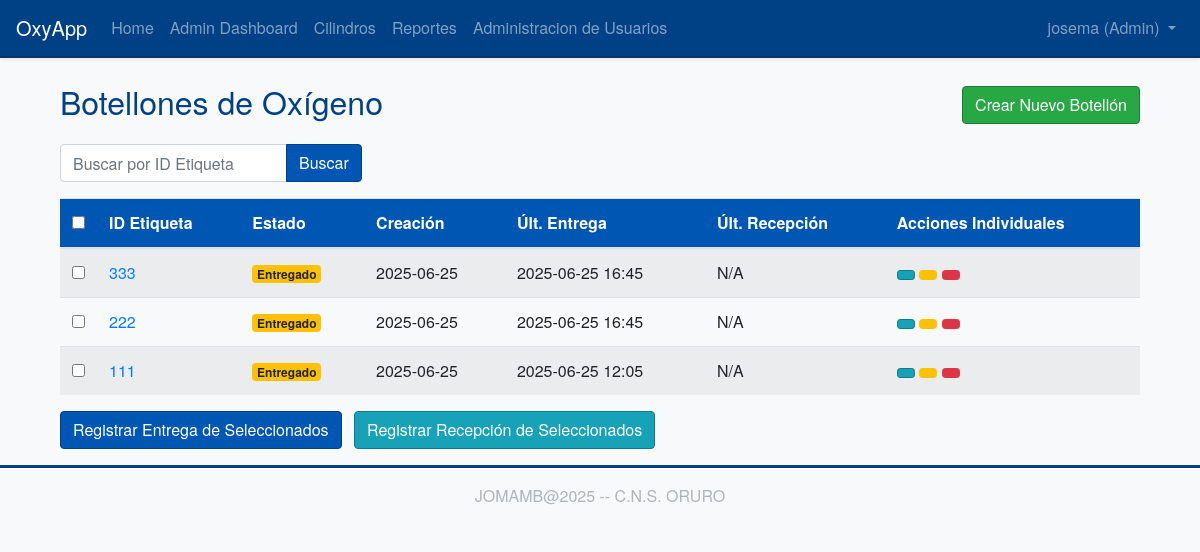
The page /cylinders/ (signed in) on the database its author committed.
### app/models/user.py (models this page shows, shortened)
class User(UserMixin, db.Model):
    __tablename__ = 'user'
    id = db.Column(db.Integer, primary_key=True)
    username = db.Column(db.String(64), index=True, unique=True, nullable=False)
    email = db.Column(db.String(120), index=True, unique=True, nullable=False)
    password_hash = db.Column(db.String(128))
    nombre = db.Column(db.String(64), index=True, nullable=True)
    apellidos = db.Column(db.String(128), index=True, nullable=True)
    role = db.Column(db.String(10), default='user', nullable=False)
    movimientos_registrados = db.relationship(
        'HistorialMovimiento',
        foreign_keys='HistorialMovimiento.user_id', # Especificar explícitamente la FK
        backref=db.backref('usuario', lazy='joined'),
        lazy='dynamic',
        order_by=lambda: desc(HistorialMovimiento.fecha_movimiento) if HistorialMovimiento else 'historial_movimiento.fecha_movimiento DESC' # Lambda para ordenamiento diferido
    )

### app/models/cylinder.py (models this page shows, shortened)
class Cylinder(db.Model):
    __tablename__ = 'cylinder'
    id = db.Column(db.Integer, primary_key=True)
    cylinder_id_tag = db.Column(db.String(64), index=True, unique=True, nullable=False)
    status = db.Column(db.String(64), default='available', nullable=False)
    creation_date = db.Column(db.DateTime, index=True, default=datetime.utcnow)
    reception_date = db.Column(db.DateTime, nullable=True, index=True)
    delivery_date = db.Column(db.DateTime, nullable=True, index=True)
    marca = db.Column(db.String(80), nullable=True)
    color = db.Column(db.String(50), nullable=True)
    numero_serie = db.Column(db.String(80), nullable=True, index=True)
    esta_activo = db.Column(db.Boolean, default=True, nullable=True, index=True)##solo para pruebas
    historial_movimientos = db.relationship(
        'HistorialMovimiento',
        backref='cilindro',
        lazy='dynamic',
        order_by='HistorialMovimiento.fecha_movimiento.desc()'
    )

### app/routes/cylinders.py (the view)
@bp.route('/')
@login_required
def index():
    page = request.args.get('page', 1, type=int)
    query_term = request.args.get('q', None, type=str)
    base_query = Cylinder.query.filter(Cylinder.esta_activo == True) # FILTRO AÑADIDO
    if query_term:
        search_filter = f"%{query_term}%"
        base_query = base_query.filter(Cylinder.cylinder_id_tag.ilike(search_filter))
    cylinders_pagination = base_query.order_by(Cylinder.creation_date.desc()).paginate(
        page=page, per_page=10, error_out=False
    )
    next_url_params = {'page': cylinders_pagination.next_num}
    if query_term: next_url_params['q'] = query_term
    next_url = url_for('cylinders.index', **next_url_params) if cylinders_pagination.has_next else None
    prev_url_params = {'page': cylinders_pagination.prev_num}
    if query_term: prev_url_params['q'] = query_term
    prev_url = url_for('cylinders.index', **prev_url_params) if cylinders_pagination.has_prev else None
    return render_template('cylinders/index.html',
                           title='Botellones de Oxígeno',
                           cylinders=cylinders_pagination.items,
                           next_url=next_url,
                           prev_url=prev_url,
                           pagination=cylinders_pagination,
                           current_query=query_term)

### app/models/user.py (called while the page is built)
@login.user_loader
def load_user(id):
    return User.query.get(int(id))

### app/templates/cylinders/index.html (shortened to what this page needs)
{% extends "base.html" %}
{% block content %}
<div class="container mt-4 printable-area">
    <div class="d-flex justify-content-between align-items-center mb-3 no-print">
        <h2>Botellones de Oxígeno</h2>
        <div>
            <a href="{{ url_for('cylinders.create_cylinder') }}" class="btn btn-success">Crear Nuevo Botellón</a>
        </div>
    </div>
    <form method="GET" action="{{ url_for('cylinders.index') }}" class="form-inline mb-3 no-print">
        <div class="input-group">
            <input type="text" name="q" class="form-control" placeholder="Buscar por ID Etiqueta" value="{{ current_query or '' }}">
            <div class="input-group-append">
                <button type="submit" class="btn btn-primary">Buscar</button>
            </div>
        </div>
    </form>
    <form method="POST" action="{{ url_for('cylinders.process_batch_action_page') }}" id="batchActionForm" class="no-print">
        {% if cylinders %}
        <table class="table table-striped table-hover">
            <thead>
                <tr>
                    <th style="width: 30px;" class="no-print"><input type="checkbox" id="selectAllCheckboxes" title="Seleccionar Todo/Nada"></th>
                    <th>ID Etiqueta</th>
                    <th>Estado</th>
                    <th>Creación</th>
                    <th>Últ. Entrega</th>
                    <th>Últ. Recepción</th>
                    <th class="no-print">Acciones Individuales</th>
                </tr>
            </thead>
            <tbody>
            {% for cylinder in cylinders %}
                <tr>
                    <td class="no-print"><input type="checkbox" name="selected_cylinder_ids" value="{{ cylinder.id }}" class="cylinder-checkbox"></td>
                    <td><a href="{{ url_for('cylinders.view_cylinder', cylinder_id=cylinder.id) }}">{{ cylinder.cylinder_id_tag }}</a></td>
                    <td>
                        <span class="badge badge-{% if cylinder.status == 'available' %}success{% elif cylinder.status == 'delivered' %}warning{% elif cylinder.status == 'received' %}info{% elif cylinder.status == 'maintenance' %}secondary{% elif cylinder.status == 'created' %}primary{% else %}light{% endif %}">
                            {% if cylinder.status == 'available' %}Disponible
                            {% elif cylinder.status == 'delivered' %}Entregado
                            {% elif cylinder.status == 'received' %}Recibido
                            {% elif cylinder.status == 'maintenance' %}Mantenimiento
                            {% elif cylinder.status == 'created' %}Creado
                            {% else %}{{ cylinder.status | title }}
                            {% endif %}
                        </span>
                    </td>
                    <td>{{ cylinder.creation_date.strftime('%Y-%m-%d') if cylinder.creation_date else 'N/A' }}</td>
                    <td>{{ cylinder.delivery_date.strftime('%Y-%m-%d %H:%M') if cylinder.delivery_date else 'N/A' }}</td>
                    <td>{{ cylinder.reception_date.strftime('%Y-%m-%d %H:%M') if cylinder.reception_date else 'N/A' }}</td>
                    <td class="no-print">
                        <a href="{{ url_for('cylinders.view_cylinder', cylinder_id=cylinder.id) }}" class="btn btn-sm btn-info" title="Ver Detalles"></a>
                        <a href="{{ url_for('cylinders.update_cylinder_status', cylinder_id=cylinder.id) }}" class="btn btn-sm btn-warning" title="Actualizar Estado"></a>
                        {% if current_user.role == 'admin' %}
                        <button type="button" class="btn btn-sm btn-danger" title="Eliminar" onclick="confirmDelete('{{ url_for('cylinders.delete_cylinder', cylinder_id=cylinder.id) }}', '{{ cylinder.cylinder_id_tag }}')"></button>
                        {% endif %}
                    </td>
                </tr>
                {% endfor %}
            </tbody>
        </table>
        <div class="mt-3 mb-3 no-print">
            <button type="submit" name="batch_action_type" value="deliver" class="btn btn-primary mr-2">Registrar Entrega de Seleccionados</button>
            <button type="submit" name="batch_action_type" value="receive" class="btn btn-info mr-2">Registrar Recepción de Seleccionados</button>
        </div>
        {% endif %}
    </form>
</div>
{% endblock %}

### app/templates/base.html (shortened to what this page needs)
<!doctype html>
<html lang="en">
  <head>
    <link rel="stylesheet" href="https://stackpath.bootstrapcdn.com/bootstrap/4.5.2/css/bootstrap.min.css">
    <link rel="stylesheet" href="{{ url_for('static', filename='css/custom.css') }}">
    <link rel="stylesheet" href="{{ url_for('static', filename='css/print.css') }}" media="print">
  </head>
  <body>
    <nav class="navbar navbar-expand-lg navbar-dark bg-primary shadow-sm">
      <a class="navbar-brand" href="{{ url_for('main.index') }}">OxyApp</a>
      <div class="collapse navbar-collapse" id="navbarNav">
        <ul class="navbar-nav mr-auto">
          <li class="nav-item">
            <a class="nav-link" href="{{ url_for('main.index') }}">Home</a>
          </li>
          {% if current_user.is_authenticated %}
            {% if current_user.role == 'user' %}
            <li class="nav-item">
              <a class="nav-link" href="{{ url_for('main.dashboard') }}">Dashboard</a>
            </li>
            {% elif current_user.role == 'admin' %}
            <li class="nav-item">
              <a class="nav-link" href="{{ url_for('admin.dashboard') }}">Admin Dashboard</a>
            </li>
            {% endif %}
          <li class="nav-item">
            <a class="nav-link" href="{{ url_for('cylinders.index') }}">Cilindros</a>
          </li>
          <li class="nav-item">
            <a class="nav-link" href="{{ url_for('reports.index') }}">Reportes</a>
          </li>
          {% if current_user.role == 'admin' %}
          <li class="nav-item">
            <a class="nav-link" href="{{ url_for('admin.manage_users') }}">Administracion de Usuarios</a>
          </li>
          {% endif %}
          {% endif %}
        </ul>
        <ul class="navbar-nav">
          {% if current_user.is_anonymous %}
          <li class="nav-item">
            <a class="nav-link" href="{{ url_for('auth.login') }}">Login</a>
          </li>
          <li class="nav-item">
            <a class="nav-link btn btn-outline-light btn-sm" href="{{ url_for('auth.register') }}">Registro</a>
          </li>
          {% else %}
          <li class="nav-item dropdown">
            <a class="nav-link dropdown-toggle" href="#" id="navbarDropdown" role="button" data-toggle="dropdown" aria-haspopup="true" aria-expanded="false">
              {{ current_user.username }} ({{ current_user.role | title }})
            </a>
          </li>
          {% endif %}
        </ul>
      </div>
    </nav>
    <main role="main" class="container mt-4">
      {% block content %}{% endblock %}
    </main>
    <footer class="footer mt-auto py-3 bg-light text-center">
        <div class="container">
            <span class="text-muted">JOMAMB@2025 -- C.N.S. ORURO</span>
        </div>
    </footer>
  </body>
</html>

### app/static/css/custom.css (style rules this page uses)
body { font-family: 'Helvetica Neue', Helvetica, Arial, sans-serif; background-color: #f8f9fa; color: #212529; }
.navbar-dark.bg-primary { background-color: #004085 !important; border-bottom: 2px solid #003366; }
.navbar-dark .navbar-brand, .navbar-dark .navbar-brand:hover, .navbar-dark .navbar-brand:focus, .navbar-dark .nav-link { color: #ffffff; }
.btn-primary { background-color: #0056b3; border-color: #004085; }
.btn-success { background-color: #28a745; border-color: #1e7e34; }
.btn-info { background-color: #17a2b8; border-color: #117a8b; }
.footer { background-color: #343a40; color: #f8f9fa; padding-top: 1.5rem; padding-bottom: 1.5rem; border-top: 3px solid #004085; }
.footer .text-muted { color: #adb5bd !important; }
h1, h2, h3, h4, h5, .display-4 { color: #004085; }
.table thead th { background-color: #0056b3; color: #ffffff; }

### rows shown on the page
User: username "josema", role "Admin"
Cylinder: cylinder_id_tag "333", status "Entregado", creation_date "2025-06-25", delivery_date "2025-06-25 16:45", reception_date "N/A"
Cylinder: cylinder_id_tag "222", status "Entregado", creation_date "2025-06-25", delivery_date "2025-06-25 16:45", reception_date "N/A"
Cylinder: cylinder_id_tag "111", status "Entregado", creation_date "2025-06-25", delivery_date "2025-06-25 12:05", reception_date "N/A"
